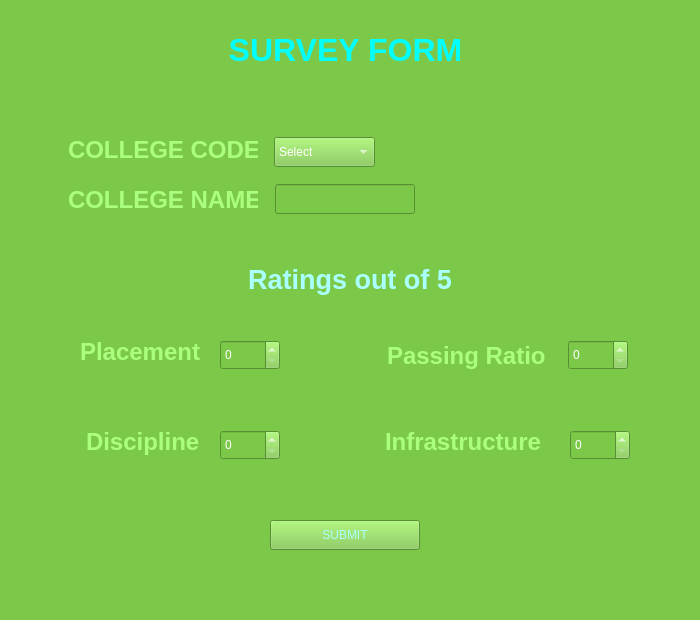
<?xml version="1.0" encoding="UTF-8"?>
<ui version="4.0">
 <class>MainWindow</class>
 <widget class="QMainWindow" name="MainWindow">
  <property name="geometry">
   <rect>
    <x>0</x>
    <y>0</y>
    <width>700</width>
    <height>620</height>
   </rect>
  </property>
  <property name="maximumSize">
   <size>
    <width>700</width>
    <height>700</height>
   </size>
  </property>
  <property name="windowTitle">
   <string>Survey form</string>
  </property>
  <property name="windowIcon">
   <iconset>
    <normaloff>:/images/contract.png</normaloff>:/images/contract.png</iconset>
  </property>
  <property name="styleSheet">
   <string notr="true">background-color: rgb(124, 200, 73);</string>
  </property>
  <widget class="QWidget" name="centralwidget">
   <widget class="QLabel" name="label">
    <property name="geometry">
     <rect>
      <x>-60</x>
      <y>0</y>
      <width>811</width>
      <height>101</height>
     </rect>
    </property>
    <property name="text">
     <string>&lt;html&gt;&lt;head/&gt;&lt;body&gt;&lt;p align=&quot;center&quot;&gt;&lt;span style=&quot; font-size:24pt; font-weight:600; color:#00ffff;&quot;&gt;SURVEY FORM&lt;/span&gt;&lt;/p&gt;&lt;/body&gt;&lt;/html&gt;</string>
    </property>
   </widget>
   <widget class="QLabel" name="label_2">
    <property name="geometry">
     <rect>
      <x>68</x>
      <y>130</y>
      <width>190</width>
      <height>40</height>
     </rect>
    </property>
    <property name="text">
     <string>&lt;html&gt;&lt;head/&gt;&lt;body&gt;&lt;p&gt;&lt;span style=&quot; font-size:18pt; font-weight:600; color:#aaff7f;&quot;&gt;COLLEGE CODE&lt;/span&gt;&lt;/p&gt;&lt;/body&gt;&lt;/html&gt;</string>
    </property>
   </widget>
   <widget class="QComboBox" name="comboBox">
    <property name="geometry">
     <rect>
      <x>274</x>
      <y>137</y>
      <width>101</width>
      <height>30</height>
     </rect>
    </property>
    <property name="styleSheet">
     <string notr="true">font: 14pt &quot;MS Shell Dlg 2&quot;;
color: rgb(255, 255, 255);</string>
    </property>
    <item>
     <property name="text">
      <string>Select</string>
     </property>
    </item>
   </widget>
   <widget class="QLabel" name="label_3">
    <property name="geometry">
     <rect>
      <x>80</x>
      <y>332</y>
      <width>131</width>
      <height>40</height>
     </rect>
    </property>
    <property name="text">
     <string>&lt;html&gt;&lt;head/&gt;&lt;body&gt;&lt;p&gt;&lt;span style=&quot; font-size:18pt; font-weight:600; color:#aaff7f;&quot;&gt;Placement&lt;/span&gt;&lt;/p&gt;&lt;/body&gt;&lt;/html&gt;</string>
    </property>
   </widget>
   <widget class="QLabel" name="label_4">
    <property name="geometry">
     <rect>
      <x>387</x>
      <y>336</y>
      <width>160</width>
      <height>40</height>
     </rect>
    </property>
    <property name="text">
     <string>&lt;html&gt;&lt;head/&gt;&lt;body&gt;&lt;p&gt;&lt;span style=&quot; font-size:18pt; font-weight:600; color:#aaff7f;&quot;&gt;Passing Ratio&lt;/span&gt;&lt;/p&gt;&lt;/body&gt;&lt;/html&gt;</string>
    </property>
   </widget>
   <widget class="QLabel" name="label_5">
    <property name="geometry">
     <rect>
      <x>385</x>
      <y>422</y>
      <width>170</width>
      <height>40</height>
     </rect>
    </property>
    <property name="text">
     <string>&lt;html&gt;&lt;head/&gt;&lt;body&gt;&lt;p&gt;&lt;span style=&quot; font-size:18pt; font-weight:600; color:#aaff7f;&quot;&gt;Infrastructure&lt;/span&gt;&lt;/p&gt;&lt;/body&gt;&lt;/html&gt;</string>
    </property>
   </widget>
   <widget class="QLabel" name="label_6">
    <property name="geometry">
     <rect>
      <x>86</x>
      <y>422</y>
      <width>120</width>
      <height>40</height>
     </rect>
    </property>
    <property name="text">
     <string>&lt;html&gt;&lt;head/&gt;&lt;body&gt;&lt;p&gt;&lt;span style=&quot; font-size:18pt; font-weight:600; color:#aaff7f;&quot;&gt;Discipline&lt;/span&gt;&lt;/p&gt;&lt;/body&gt;&lt;/html&gt;</string>
    </property>
   </widget>
   <widget class="QLabel" name="label_7">
    <property name="geometry">
     <rect>
      <x>220</x>
      <y>260</y>
      <width>260</width>
      <height>40</height>
     </rect>
    </property>
    <property name="text">
     <string>&lt;html&gt;&lt;head/&gt;&lt;body&gt;&lt;p align=&quot;center&quot;&gt;&lt;span style=&quot; font-size:20pt; font-weight:600; color:#aaffff;&quot;&gt;Ratings out of 5&lt;/span&gt;&lt;/p&gt;&lt;/body&gt;&lt;/html&gt;</string>
    </property>
   </widget>
   <widget class="QPushButton" name="btnsubmit">
    <property name="geometry">
     <rect>
      <x>270</x>
      <y>520</y>
      <width>150</width>
      <height>30</height>
     </rect>
    </property>
    <property name="styleSheet">
     <string notr="true">color: rgb(170, 255, 255);
font: 75 12pt &quot;MS Shell Dlg 2&quot;;</string>
    </property>
    <property name="text">
     <string>SUBMIT</string>
    </property>
   </widget>
   <widget class="QLabel" name="label_8">
    <property name="geometry">
     <rect>
      <x>68</x>
      <y>180</y>
      <width>190</width>
      <height>40</height>
     </rect>
    </property>
    <property name="text">
     <string>&lt;html&gt;&lt;head/&gt;&lt;body&gt;&lt;p&gt;&lt;span style=&quot; font-size:18pt; font-weight:600; color:#aaff7f;&quot;&gt;COLLEGE NAME&lt;/span&gt;&lt;/p&gt;&lt;/body&gt;&lt;/html&gt;</string>
    </property>
   </widget>
   <widget class="QLineEdit" name="clgname">
    <property name="geometry">
     <rect>
      <x>275</x>
      <y>184</y>
      <width>140</width>
      <height>30</height>
     </rect>
    </property>
    <property name="styleSheet">
     <string notr="true">;
font: 75 14pt &quot;MS Shell Dlg 2&quot;;
color: rgb(255, 255, 255);</string>
    </property>
    <property name="readOnly">
     <bool>true</bool>
    </property>
   </widget>
   <widget class="QSpinBox" name="placement">
    <property name="geometry">
     <rect>
      <x>220</x>
      <y>340</y>
      <width>60</width>
      <height>30</height>
     </rect>
    </property>
    <property name="styleSheet">
     <string notr="true">font: 75 12pt &quot;MS Shell Dlg 2&quot;;
color: rgb(255, 255, 255);</string>
    </property>
    <property name="maximum">
     <number>5</number>
    </property>
   </widget>
   <widget class="QSpinBox" name="discipline">
    <property name="geometry">
     <rect>
      <x>220</x>
      <y>430</y>
      <width>60</width>
      <height>30</height>
     </rect>
    </property>
    <property name="styleSheet">
     <string notr="true">font: 75 12pt &quot;MS Shell Dlg 2&quot;;
color: rgb(255, 255, 255);</string>
    </property>
    <property name="maximum">
     <number>5</number>
    </property>
   </widget>
   <widget class="QSpinBox" name="infra">
    <property name="geometry">
     <rect>
      <x>570</x>
      <y>430</y>
      <width>60</width>
      <height>30</height>
     </rect>
    </property>
    <property name="styleSheet">
     <string notr="true">font: 75 12pt &quot;MS Shell Dlg 2&quot;;
color: rgb(255, 255, 255);</string>
    </property>
    <property name="maximum">
     <number>5</number>
    </property>
   </widget>
   <widget class="QSpinBox" name="passratio">
    <property name="geometry">
     <rect>
      <x>568</x>
      <y>340</y>
      <width>60</width>
      <height>30</height>
     </rect>
    </property>
    <property name="styleSheet">
     <string notr="true">font: 75 12pt &quot;MS Shell Dlg 2&quot;;
color: rgb(255, 255, 255);</string>
    </property>
    <property name="maximum">
     <number>5</number>
    </property>
   </widget>
  </widget>
  <widget class="QStatusBar" name="statusbar"/>
 </widget>
 <resources>
  <include location="Resources/managerlogin.qrc"/>
 </resources>
 <connections/>
</ui>
